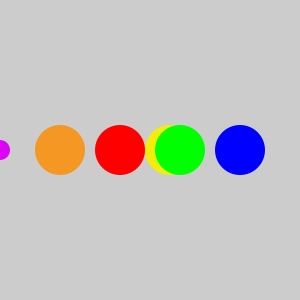
Frame 1 (no input)
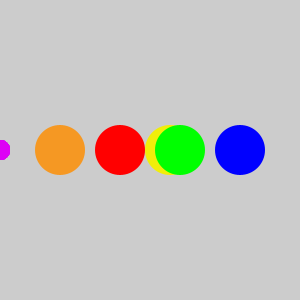
Frame 60 (the mouse pressed at the canvas centre just before this capture)
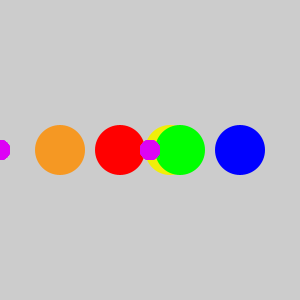
Frame 120 (the mouse held since frame 60 and released just before this capture)

The Processing sketch that drew these frames (run headless with seeded random() and noise(); from frame 60 on, the mouse is pressed at the canvas centre):

// Processing sketch: processing_18489
// ── processing_18489.pde

void setup(){
  size(300,300);
  noStroke();
  fill(255,0,0);
  ellipse(x,0.5*height,50,50);
  fill(241,238,10);
  ellipse(x+50,0.5*height,50,50);
  fill(0,0,255);
  ellipse(2*x,0.5*height,50,50);
  fill(0,255,0);
  ellipse(width-x,0.5*height,50,50);
  fill(245,152,35);
  ellipse(x/2,0.5*height,50,50);
}
int x=120;
void draw(){
  fill(221,3,245);
  ellipse(mouseX,0.5*height,20,20);
}
